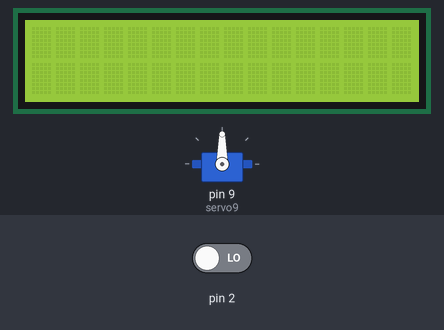
Bench run of a sketch on a simulated Arduino Uno, built with avr-gcc and run on an emulated ATmega328P. On the bench: 16×2 character LCD, servo. The inputs (shaded band) are chosen by the test bench; at power-on: pin 2 LOW.

Above: at 1.2 s.
1.3 s: pin 2 driven HIGH
At 3.9 s:
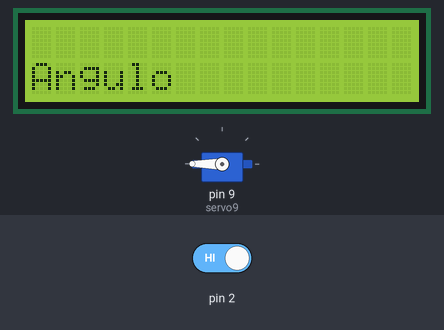
At 10.3 s:
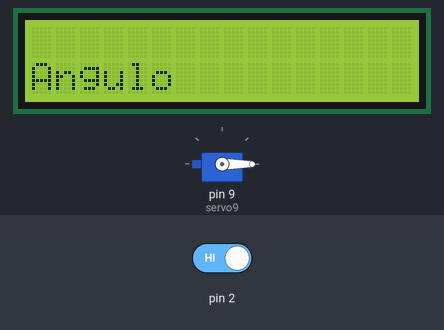
Timing chart, 0 to 12.2 s (numbered marks = the images above; inputs shaded):
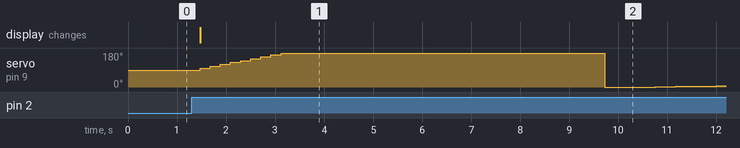

Measured:
- after the input at 1.3 s, servo on pin 9 (servo9): 90° → 100° after 0.17 s, → 110° 0.21 s later, → 120° 0.21 s later, → 130° 0.21 s later, … (16 changes in this stretch); the display: changes after 0.17 s (image 1)

The sketch:

uno_variavel_servo_lcd_se.ino
```cpp
// Gerado pelo Modo Blocos — MIDE EDU
#include <Wire.h>
#include <LiquidCrystal_I2C.h>
#include <Servo.h>

LiquidCrystal_I2C lcd(0x27, 16, 2);
int angulo = 0;
Servo servo9;

void setup() {
  lcd.init();
  lcd.backlight();
  pinMode(2, INPUT);
  servo9.attach(9);
  angulo = 90;
}

void loop() {
  if (digitalRead(2) == HIGH) {
    angulo += 10;
    servo9.write(angulo);
    lcd.setCursor(0, 1);
    lcd.print("Angulo");
  }
  delay(200);
}
```
